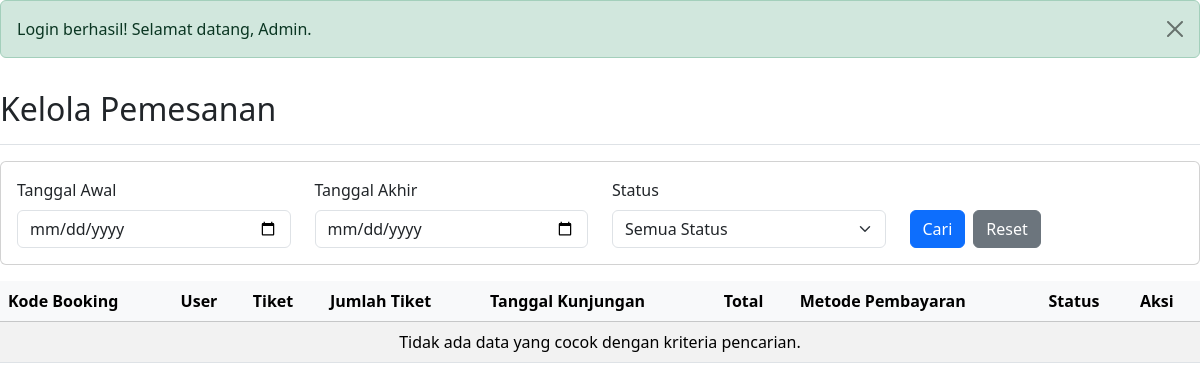
Page /admin/halaman/kelola_pemesanan.php (signed in) on the earlier database version.
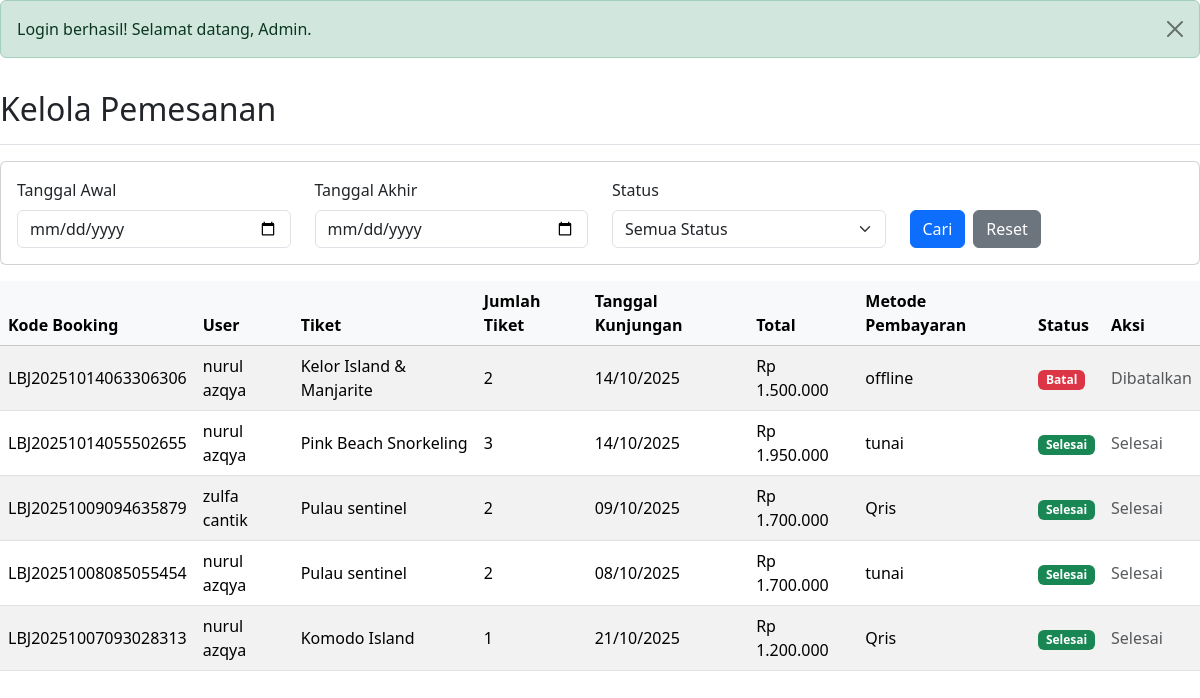
Same page on the later database version.
### tables this page shows
CREATE TABLE `pemesanan` (
  `id` int NOT NULL,
  `kode_booking` varchar(50) NOT NULL,
  `user_id` int NOT NULL,
  `tiket_id` int NOT NULL,
  `tanggal_kunjungan` date NOT NULL,
  `jumlah_tiket` int NOT NULL,
  `total_harga` decimal(10,2) NOT NULL,
  `status` enum('pending','dibayar','selesai','batal') DEFAULT 'pending',
  `metode_pembayaran` varchar(20) NOT NULL DEFAULT 'offline',
  `jenis` varchar(20) NOT NULL DEFAULT 'booking',
  `batas_waktu` datetime DEFAULT NULL,
  `created_at` timestamp NULL DEFAULT CURRENT_TIMESTAMP,
  `updated_at` timestamp NULL DEFAULT CURRENT_TIMESTAMP ON UPDATE CURRENT_TIMESTAMP
);

CREATE TABLE `users` (
  `id` int NOT NULL,
  `username` varchar(50) NOT NULL,
  `password` varchar(255) NOT NULL,
  `email` varchar(100) NOT NULL,
  `nama_lengkap` varchar(100) NOT NULL,
  `no_hp` varchar(15) NOT NULL,
  `profile_photo` varchar(255) DEFAULT NULL,
  `role` enum('admin','user') NOT NULL DEFAULT 'user',
  `created_at` timestamp NULL DEFAULT CURRENT_TIMESTAMP
);

CREATE TABLE `tiket` (
  `id` int NOT NULL,
  `nama_paket` varchar(100) NOT NULL,
  `deskripsi` text NOT NULL,
  `harga` decimal(10,2) NOT NULL,
  `durasi` varchar(50) NOT NULL,
  `kategori` varchar(50) NOT NULL,
  `gambar` varchar(255) NOT NULL,
  `stok` int DEFAULT '0',
  `status` enum('aktif','nonaktif') DEFAULT 'aktif',
  `fasilitas` text,
  `itinerary` text,
  `syarat` text,
  `latitude` decimal(10,6) DEFAULT NULL,
  `longitude` decimal(10,6) DEFAULT NULL,
  `created_at` timestamp NULL DEFAULT CURRENT_TIMESTAMP,
  `updated_at` timestamp NULL DEFAULT CURRENT_TIMESTAMP ON UPDATE CURRENT_TIMESTAMP
);

### admin/halaman/kelola_pemesanan.php (the view, shortened to what the changed rows need)
<?php
include '../../database/konek.php';
include '../../includes/boot.php';
?>
<div class="d-flex justify-content-between flex-wrap flex-md-nowrap align-items-center pt-3 pb-2 mb-3 border-bottom">
    <h1 class="h2">Kelola Pemesanan</h1>
</div>
<div class="table-responsive">
    <table class="table table-striped table-hover align-middle">
        <thead class="table-light">
            <tr>
                <th>Kode Booking</th>
                <th>User</th>
                <th>Tiket</th>
                <th>Jumlah Tiket</th>
                <th>Tanggal Kunjungan</th>
                <th>Total</th>
                <th>Metode Pembayaran</th>
                <th>Status</th>
                <th>Aksi</th>
            </tr>
        </thead>
        <tbody>
            <?php
            $sql = "SELECT p.*, u.nama_lengkap, t.nama_paket
                    FROM pemesanan p
                    JOIN users u ON p.user_id = u.id
                    JOIN tiket t ON p.tiket_id = t.id";
            $sql .= " ORDER BY p.created_at DESC";
            $stmt = $konek->prepare($sql);
            if ($stmt) {
                $stmt->execute();
                $result = $stmt->get_result();
            } else {
                $result = false;
            }
            if ($result && $result->num_rows > 0) {
                while ($data = $result->fetch_assoc()) {
                    $statusClass = match ($data['status']) {
                        'pending' => 'bg-warning text-dark',
                        'dibayar' => 'bg-info text-dark',
                        'selesai' => 'bg-success',
                        'batal'   => 'bg-danger',
                        default   => 'bg-secondary'
                    };
                    echo "<tr>
                        <td>" . htmlspecialchars($data['kode_booking']) . "</td>
                        <td>" . htmlspecialchars($data['nama_lengkap']) . "</td>
                        <td>" . htmlspecialchars($data['nama_paket']) . "</td>
                        <td>" . (int)$data['jumlah_tiket'] . "</td>
                        <td>" . date('d/m/Y', strtotime($data['tanggal_kunjungan'])) . "</td>
                        <td>Rp " . number_format($data['total_harga'], 0, ',', '.') . "</td>
                        <td>" . htmlspecialchars($data['metode_pembayaran']) . "</td>
                        <td><span class='badge $statusClass'>" . ucfirst(htmlspecialchars($data['status'])) . "</span></td>
                        <td>";
                    if ($data['status'] == 'pending') {
                        echo "<a href='proses/proses_pemesanan.php?id=" . htmlspecialchars($data['id']) . "&action=confirm' class='btn btn-sm btn-success'>Konfirmasi</a> ";
                        echo "<a href='proses/proses_pemesanan.php?id=" . htmlspecialchars($data['id']) . "&action=reject' class='btn btn-sm btn-danger'>Tolak</a>";
                    } elseif ($data['status'] == 'selesai') {
                        echo "<span class='text-muted'>Selesai</span>";
                    } else {
                        echo "<span class='text-muted'>Dibatalkan</span>";
                    }
                    echo "</td></tr>";
                }
            } else {
                echo "<tr><td colspan='9' class='text-center'>Tidak ada data yang cocok dengan kriteria pencarian.</td></tr>";
            }
            ?>
        </tbody>
    </table>
</div>

Differences in the rows shown:
added pemesanan: kode_booking "LBJ20251014063306306", user.nama_lengkap "nurul azqya", tiket.nama_paket "Kelor Island & Manjarite", jumlah_tiket "2", tanggal_kunjungan "14/10/2025", total_harga "1.500.000", metode_pembayaran "offline", status "Batal", shows "Dibatalkan"
added pemesanan: kode_booking "LBJ20251014055502655", user.nama_lengkap "nurul azqya", tiket.nama_paket "Pink Beach Snorkeling", jumlah_tiket "3", tanggal_kunjungan "14/10/2025", total_harga "1.950.000", metode_pembayaran "tunai", status "Selesai"
added pemesanan: kode_booking "LBJ20251009094635879", user.nama_lengkap "zulfa cantik", tiket.nama_paket "Pulau sentinel", jumlah_tiket "2", tanggal_kunjungan "09/10/2025", total_harga "1.700.000", metode_pembayaran "Qris", status "Selesai"
added pemesanan: kode_booking "LBJ20251008085055454", user.nama_lengkap "nurul azqya", tiket.nama_paket "Pulau sentinel", jumlah_tiket "2", tanggal_kunjungan "08/10/2025", total_harga "1.700.000", metode_pembayaran "tunai", status "Selesai"
added pemesanan: kode_booking "LBJ20251007093028313", user.nama_lengkap "nurul azqya", tiket.nama_paket "Komodo Island", jumlah_tiket "1", tanggal_kunjungan "21/10/2025", total_harga "1.200.000", metode_pembayaran "Qris", status "Selesai"
Other differences:
text no longer shown: "Tidak ada data yang cocok dengan kriteria pencarian."
